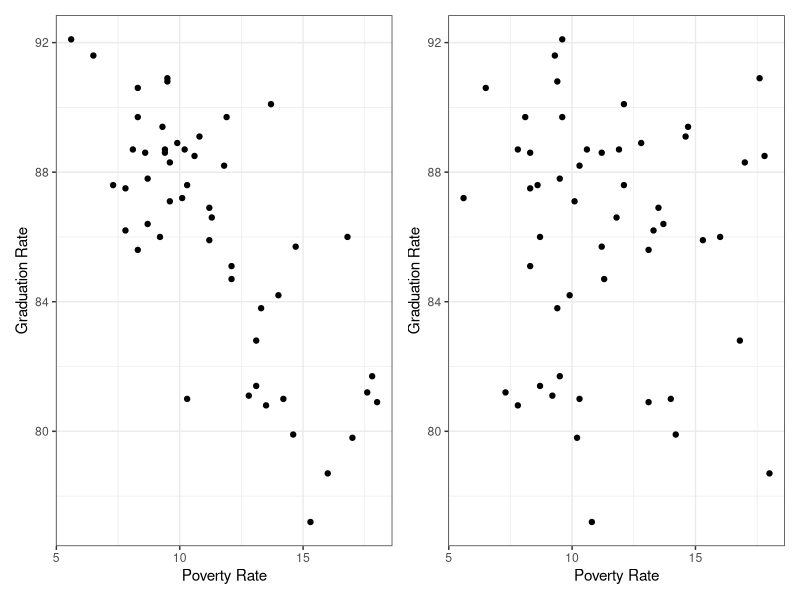
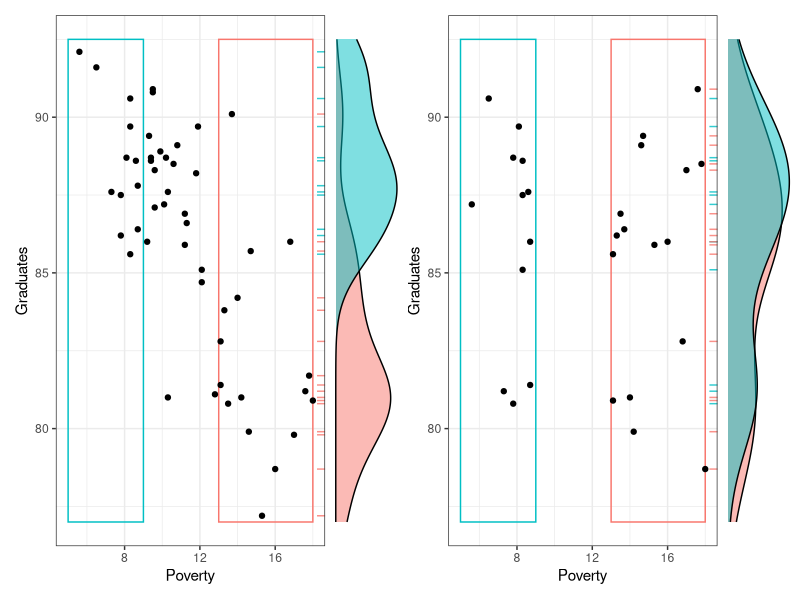
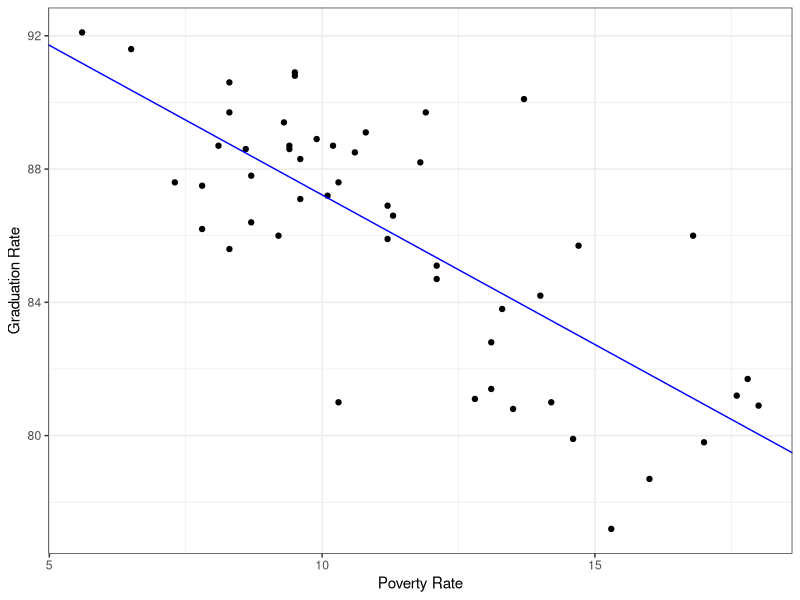
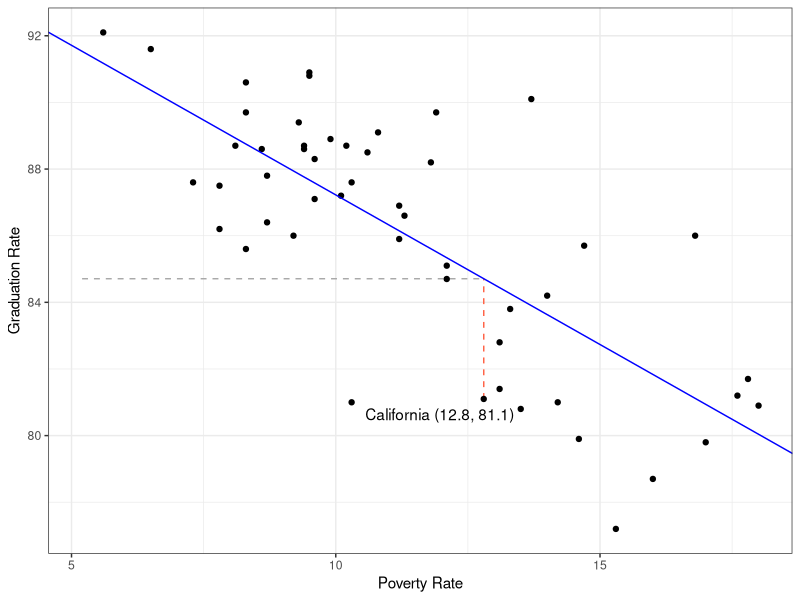

Recreate these plots in R, in order.
## ---- chunk 1
#| fig-height: 3
#| fig-width: 6.2
#| fig-align: center
library(tidyverse)
poverty <- read_delim("poverty.csv")

poverty <- poverty %>%
  mutate(group = case_when(
    Poverty < 9 ~ "low",
    Poverty >= 9 & Poverty <= 13 ~ "med",
    Poverty > 13 ~ "hi"
  )) 

pA <- ggplot(poverty, aes(x = Poverty, 
                    y = Graduates)) +
  geom_point() +
  labs(x = "Poverty Rate",
       y = "Graduation Rate") +
  theme_bw()

set.seed(50)
poverty_shuffled <- poverty
poverty_shuffled$Graduates <- sample(poverty$Graduates)

pB <- ggplot(poverty_shuffled, aes(x = Poverty, 
                    y = Graduates)) +
  geom_point() +
  labs(x = "Poverty Rate",
       y = "Graduation Rate") +
  theme_bw()

library(patchwork)
pA + pB
## ---- chunk 2
#| fig-height: 3
#| fig-width: 7.5
#| fig-align: center

# Prepare plot on the left
poverty_2 <- poverty %>%
  filter(group != "med")

p_real_densities <-  poverty_2 %>%
  ggplot(aes(y = Graduates, fill = group)) +
  geom_density(alpha = .5) +
  theme_void() + 
  theme(legend.position = "none") +
  lims(y = c(77, 92.5))

p_real_scatter <- poverty %>%
  ggplot(aes(x = Poverty, 
             y = Graduates)) +
  annotate("rect", xmin = 5, xmax = 9,
           ymin = 77, ymax = 92.5, alpha = .35,
           color = "#00BFC4", fill = NA) +
  annotate("rect", xmin = 13, xmax = 18,
           ymin = 77, ymax = 92.5, alpha = .35,
           color = "#F8766D", fill = NA) +
  geom_point() +
  geom_rug(data = poverty_2,
           aes(color = group), 
           alpha = .8, sides = "r") +
  theme_bw() +
  theme(legend.position = "none")

# Prepare plot on the right
poverty_shuffled_2 <- poverty_shuffled %>%
  filter(group != "med")

p_shuf_densities <-  poverty_shuffled_2 %>%
  ggplot(aes(y = Graduates, fill = group)) +
  geom_density(alpha = .5) +
  theme_void() + 
  theme(legend.position = "none") +
  lims(y = c(77, 92.5))

p_shuf_scatter <- poverty_shuffled_2 %>%
  ggplot(aes(x = Poverty, 
             y = Graduates)) +
  annotate("rect", xmin = 5, xmax = 9,
           ymin = 77, ymax = 92.5, alpha = .35,
           color = "#00BFC4", fill = NA) +
  annotate("rect", xmin = 13, xmax = 18,
           ymin = 77, ymax = 92.5, alpha = .35,
           color = "#F8766D", fill = NA) +
  geom_point() +
  geom_rug(data = poverty_shuffled_2,
           aes(color = group), 
           alpha = .8, sides = "r") +
  theme_bw() +
  theme(legend.position = "none")

p_real_scatter + p_real_densities + 
  p_shuf_scatter + p_shuf_densities + 
  plot_layout(widths = c(4, 1, 4, 1))
## ---- chunk 3
select(poverty, Graduates, Poverty)
## ---- chunk 4
poverty %>%
  summarize(r = cor(Poverty, Graduates))
## ---- chunk 5
poverty_shuffled %>%
  summarize(r = cor(Poverty, Graduates))
## ---- chunk 6
#| fig-width: 3
#| fig-height: 3
#| fig-align: center
m1 <- lm(Graduates ~ Poverty, poverty)

ggplot(poverty, aes(x = Poverty, 
                    y = Graduates)) +
  geom_point() +
  geom_abline(slope = coef(m1)[2],
              intercept = coef(m1)[1],
              color = "blue") +
  labs(x = "Poverty Rate",
       y = "Graduation Rate") +
  theme_bw()
## ---- chunk 7
lm(Graduates ~ Poverty, data = poverty)
## ---- chunk 8
poverty %>%
  filter(State == "California") %>%
  select(State, Graduates, Poverty)
## ---- chunk 9
y_hat <- 96.2022 - 0.8979 * 12.8
y_hat
## ---- chunk 10
81.1 - y_hat
## ---- chunk 11
#| fig-width: 4
#| fig-height: 4
#| fig-align: center
library(ggrepel)
poverty <- poverty %>%
  mutate(is_ca = case_when(
    State == "California" ~ "California (12.8, 81.1)", 
    TRUE ~ ""))
ca_pred <- m1$fitted.values[poverty$State == "California"]
poverty %>%
  ggplot(aes(x = Poverty, 
             y = Graduates)) +
  annotate("segment", x = 12.8, xend = 12.8, 
           y = 81.1, yend = ca_pred,
           lty = 2, color = "tomato") +
  annotate("segment", x = 5.2, xend = 12.8, 
           y = ca_pred, yend = ca_pred,
           lty = 2, color = "darkgray") +
  geom_point() +
  geom_text_repel(aes(label = is_ca)) +
  geom_abline(slope = coef(m1)[2],
              intercept = coef(m1)[1],
              color = "blue") +
  labs(x = "Poverty Rate",
       y = "Graduation Rate") +
  theme_bw()
